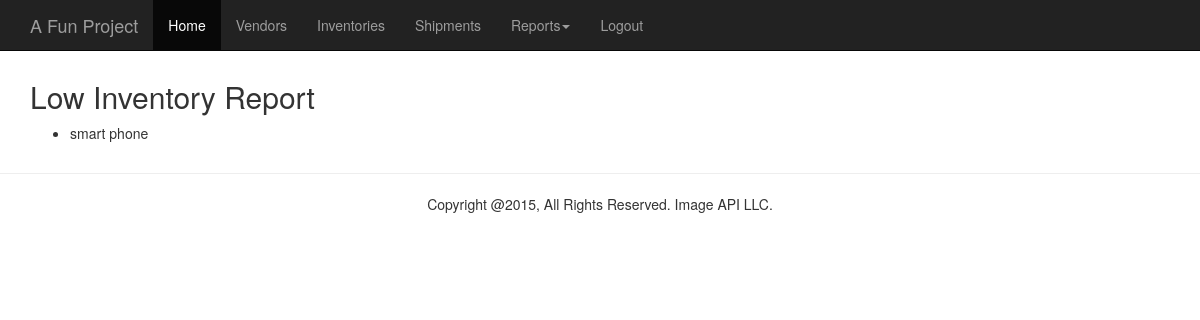
The app's page /report_low_total/ (signed in), older data.
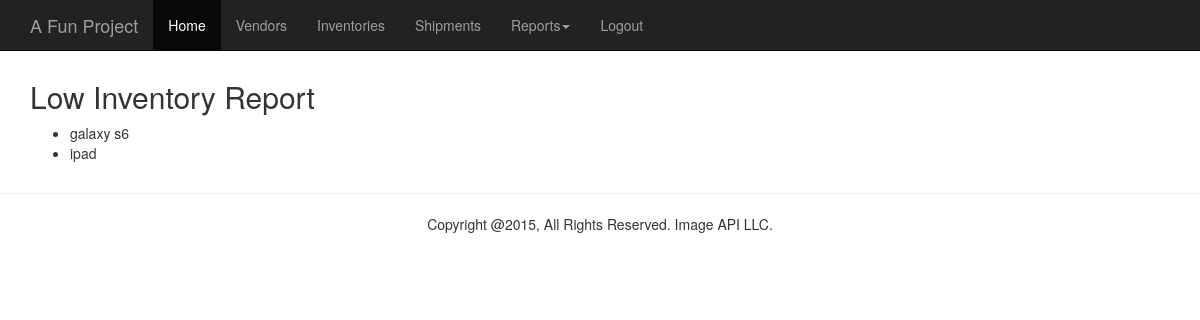
The same page, newer data.
### inventory/models.py (models this page shows, shortened)
class Inventory(models.Model):
    class Meta:
        verbose_name_plural = 'Inventories'
    item_name = models.CharField(max_length=100)
    vendor = models.ForeignKey(Vendor)
    part_number = models.IntegerField()
    warning_threshold = models.IntegerField()
    on_floor_quantity = models.IntegerField(default=0)
    in_warehouse_quantity = models.IntegerField(default=0)

### inventory/views.py (the view)
# urls.py: url(r'^report_low_total/$', views.report_low_total, name='low.total'),
@login_required
def report_low_total(request):
    items = get_list_or_404(Inventory, on_floor_quantity__lte=500)
    return render(request, 'inventory/report_low_inventory.html', {'items': items, 'title': 'Low Inventory Report'})

### templates/inventory/report_low_inventory.html
{% extends "base.html" %}
{% block content %}
    {% if items %}
        <h2>{{ title }}</h2>
        <ul>
        {% for item in items %}
            <li>{{ item.item_name }}</li>
            {% endfor %}
        </ul>
    {% else %}
        <p>No inventories are available.</p>
    {% endif %}
{% endblock %}

Row changes from the older to the newer data that the page shows:
changed Inventory: item_name "smart phone" → "galaxy s6"
added Inventory: item_name "ipad"
